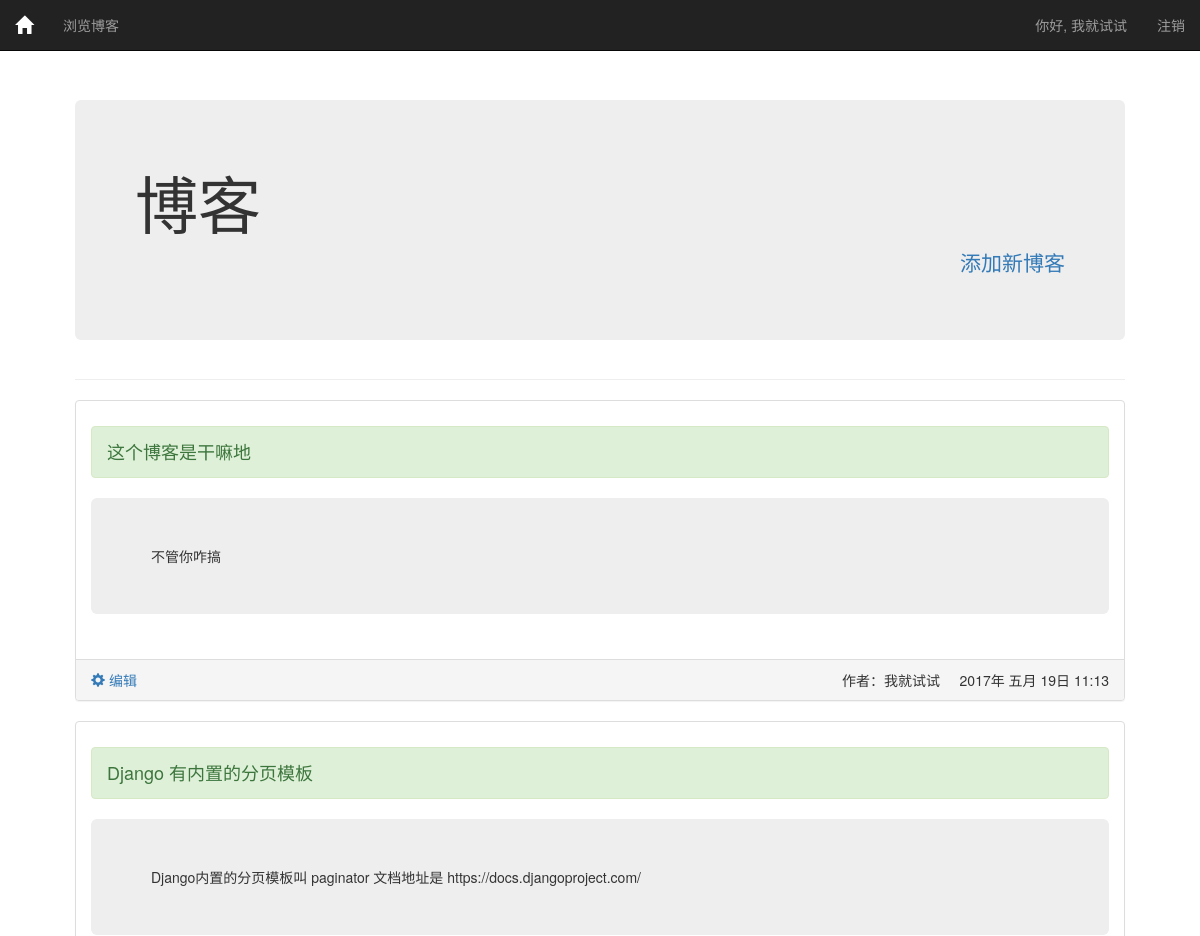
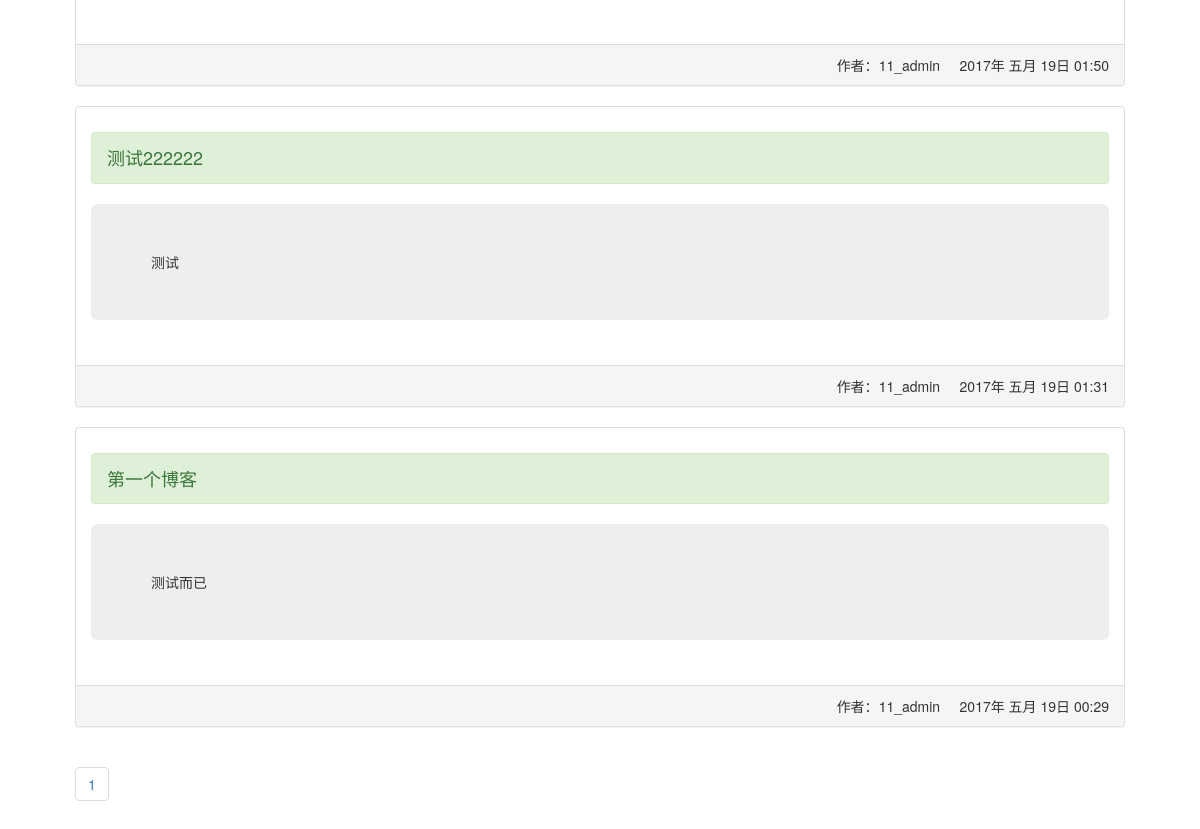
Screenshot of /show_blog/ (signed in) with the database file from the repository (2 pictures, top to bottom).
### blogs/models.py (models this page shows, shortened)
class BlogPost(models.Model):
    title = models.CharField(max_length=200)
    text = models.TextField()
    date_added = models.DateTimeField(auto_now_add=True)
    owner = models.ForeignKey(User)
    class Meta:
        verbose_name_plural = '个人博客'

### blogs/views.py (the view)
# urls.py: url(r'^show_blog/$', views.show_blog, name='show_blog'),
def show_blog(request):
    blogs = BlogPost.objects.order_by('-date_added')
    paginator = Paginator(blogs, 5)
    page = request.GET.get('page')
    try:
        contacts = paginator.page(page)
    except PageNotAnInteger:
        contacts = paginator.page(1)
    except EmptyPage:
        contacts = paginator.page(paginator.num_pages)
    context = {'blogs': blogs, 'contacts': contacts,
               'page_range': paginator.page_range}
    return render(request, 'blogs/show_blog.html', context)

### blogs/templates/blogs/show_blog.html (shortened to what this page needs)
{% extends "blogs/base.html" %}
{% block header%}
<div class="jumbotron" >
    <h1>博客</h1>
    <p class="text-right">
        <a href="{% url 'blogs:new_blog' %}">添加新博客</a>
    </p>
</div>
{% endblock header%}
{% block content %}
{% for blog in contacts %}
<div class="panel panel-default">
    <div class="panel-body">
        <h4>
            <p class="alert alert-success">{{blog.title}}</p>
        </h4>
        <div class="jumbotron">
                {{ blog.text }}
        </div>
    </div>
    <div class="panel-footer">
        <div class="row">
            <div class="col-md-3 text-left ">
                {% if blog.owner == user %}
                <a href="{% url 'blogs:edit_blog' blog.id %}" >
                    <span class="glyphicon glyphicon-cog" aria-hidden="true"></span>
                    编辑
                </a>
                {% endif %}
            </div>
            <div class="col-md-9 text-right">
                作者：{{ blog.owner }}
                {{ blog.date_added|date:'Y年 M d日 H:i' }}
            </div>
        </div>
    </div>
</div>
{% endfor %}
<nav aria-label="Page navigation">
  <ul class="pagination">
    {% for page in page_range %}
    <li><a href="?page={{ page }}">{{ page }}</a></li>
    {% endfor %}
  </ul>
</nav>
{% endblock content %}

### blogs/templates/blogs/base.html (shortened to what this page needs)
{% load bootstrap3 %}
<!DOCTYPE html>
<html lang="zh-CN">
<head>
  {% bootstrap_css %}
</head>
<body>
  <nav class="navbar navbar-inverse navbar-fixed-top">
    <div class="container-fluid">
      <div class="navbar-header">
        <a href="{% url 'blogs:index' %}" class="navbar-brand">
          <span class="glyphicon glyphicon-home" aria-hidden="true"></span>
        </a>
      </div>
      <div class="collapse navbar-collapse" id="navbar-1">
        <ul class="nav navbar-nav">
          <li>
            <a href="{% url 'blogs:show_blog' %}">浏览博客</a>
          </li>
        </ul>
        <ul class="nav navbar-nav navbar-right">
          {% if user.is_authenticated %}
          <li><a href="#">你好, {{ user.username }}</a></li>
          <li><a href="{% url 'users:logout' %}">注销</a></li>
          {% else %}
          <li><a href="{% url 'users:register' %}">注册</a></li>
          <li><a href="{% url 'users:login' %}">登录</a></li>
          {% endif %}
        </ul>
      </div>
    </div>
  </nav>
  <div class="container-fluid">
    <div class="page-header">
      {% block header %}
      {% endblock header %}
    </div>
    <div>
      {% block content %}
      {% endblock content %}
    </div>
  </div>
</body>
</html>

### blogs/templates/blogs/base.html (style rules this page uses)
body { padding: 60px; }

### rows the page displays
BlogPost: title "这个博客是干嘛地", text "不管你咋搞", shows "编辑", owner "我就试试", date_added "2017年 五月 19日 11:13"
BlogPost: title "Django 有内置的分页模板", text "Django内置的分页模板叫 paginator 文档地址是 https://docs.djangoproject.com/", owner "11_admin", date_added "2017年 五月 19日 01:50"
BlogPost: title "测试222222", text "测试", owner "11_admin", date_added "2017年 五月 19日 01:31"
BlogPost: title "第一个博客", text "测试而已", owner "11_admin", date_added "2017年 五月 19日 00:29"

### other values shown
{{ user.username }} "我就试试"
{{ page }} "1"
